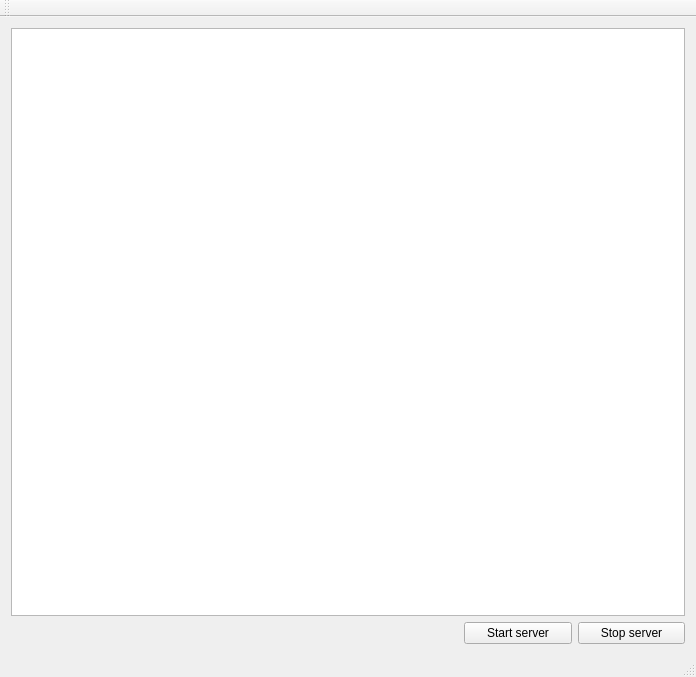
<?xml version="1.0" encoding="UTF-8"?>
<ui version="4.0">
 <class>MainWindow</class>
 <widget class="QMainWindow" name="MainWindow">
  <property name="geometry">
   <rect>
    <x>0</x>
    <y>0</y>
    <width>696</width>
    <height>677</height>
   </rect>
  </property>
  <property name="windowTitle">
   <string>MainWindow</string>
  </property>
  <widget class="QWidget" name="centralWidget">
   <layout class="QGridLayout" name="gridLayout">
    <item row="1" column="5">
     <widget class="QPushButton" name="stopServerBtn">
      <property name="text">
       <string>Stop server</string>
      </property>
     </widget>
    </item>
    <item row="0" column="0" colspan="6">
     <widget class="QTextEdit" name="logBox">
      <property name="sizePolicy">
       <sizepolicy hsizetype="MinimumExpanding" vsizetype="MinimumExpanding">
        <horstretch>0</horstretch>
        <verstretch>0</verstretch>
       </sizepolicy>
      </property>
      <property name="acceptDrops">
       <bool>false</bool>
      </property>
      <property name="textInteractionFlags">
       <set>Qt::LinksAccessibleByKeyboard|Qt::LinksAccessibleByMouse|Qt::TextBrowserInteraction|Qt::TextSelectableByKeyboard|Qt::TextSelectableByMouse</set>
      </property>
     </widget>
    </item>
    <item row="1" column="4">
     <widget class="QPushButton" name="startServerBtn">
      <property name="text">
       <string>Start server</string>
      </property>
     </widget>
    </item>
   </layout>
  </widget>
  <widget class="QMenuBar" name="menuBar">
   <property name="geometry">
    <rect>
     <x>0</x>
     <y>0</y>
     <width>696</width>
     <height>30</height>
    </rect>
   </property>
  </widget>
  <widget class="QToolBar" name="mainToolBar">
   <attribute name="toolBarArea">
    <enum>TopToolBarArea</enum>
   </attribute>
   <attribute name="toolBarBreak">
    <bool>false</bool>
   </attribute>
  </widget>
  <widget class="QStatusBar" name="statusBar"/>
 </widget>
 <layoutdefault spacing="6" margin="11"/>
 <resources/>
 <connections/>
</ui>
